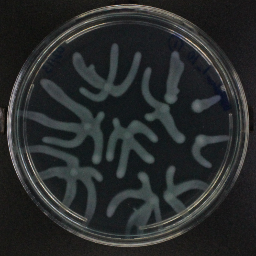
#> input picture reporting/figures/bakeoff_compare/sources/ffc0_src.TIF, 256 x 256 px; its folder holds only this picture in this run
$ python make_backbone_matrix.py
#> lines starting #> are read from the running program, lines starting #| are printed output that depends on the picture
"""Unified backbone x dataset matrix. ROWS = datasets, COLS = every model we tried.
One representative, condition-aligned sample per dataset row; 'not tried' tile where a backbone
was never run on that dataset. Companion to make_crossbackbone.py (which does per-domain montages)."""
import os, glob
from PIL import Image, ImageDraw, ImageFont
R = "/hpc/group/youlab/sa603/code/Data_augmentation"
DATA = "/hpc/group/youlab/sa603/data"

def font(sz, bold=False):
#> called with sz = 22, bold = True
    for p in [f"/usr/share/fonts/truetype/dejavu/DejaVuSans{'-Bold' if bold else ''}.ttf",
              "/usr/share/fonts/dejavu/DejaVuSans.ttf"]:
        try: return ImageFont.truetype(p, sz)
        except Exception: pass
    return ImageFont.load_default()

WHITE=(224,224,224); GRN=(134,239,172); BLUE=(125,211,252); CORAL=(252,165,165)
AMBER=(251,191,36); GRAY=(150,150,150); VIOLET=(196,181,253)

def first(pat):
    g = sorted(glob.glob(pat)); return g[0] if g else None

# (label, color, {dataset: path-pattern})  — pattern may contain {c}; unconditional uses a fixed file.
COLS = [
 ("source\n(input)", WHITE, {
    "branching":   f"{DATA}/branching_256/test/sources/{{c}}_src.TIF",
    "multiplexed": f"{DATA}/multiplexed_eval/sources/{{c}}_src.TIF"}),
 ("real\n(target)", WHITE, {
    "branching":   f"{DATA}/branching_256/test/reals/{{c}}_Rep*.TIF",
    "multiplexed": f"{DATA}/multiplexed_eval/reals_heldout/{{c}}_Rep*.TIF"}),
 ("SD1.5\nin-domain", GRN, {
    "branching":   f"{R}/sd15_branching_eval/{{c}}_1.png",
    "multiplexed": f"{DATA}/multiplexed_eval/synth_ft/{{c}}_*_s0.png"}),
 ("SD1.5\ndropout*", GRN, {
    "branching":   f"{R}/dropout_realsweep/drop_s1.0_g7.0/{{c}}_1.png",
    "multiplexed": f"{R}/mux_dropout_eval/gen/{{c}}_1.png"}),
 ("SD1.5\ngeneralist", AMBER, {
    "branching":   f"{R}/generalist_eval_out/gen_epoch=5/ff/gen/{{c}}_1.png",
    "multiplexed": f"{DATA}/multiplexed_eval/synth_generalist/{{c}}_*_s0.png"}),
 ("Flux\nControlNet", BLUE, {
    "branching":   f"{R}/flux_cn_runs/scaled_bf16/eval_cn10/{{c}}_1.png",
    "multiplexed": f"{R}/flux_cn_runs/mux/eval_cn10/{{c}}_1.png"}),
 ("PixCell", CORAL, {
    "branching":   f"{R}/pixcell_gen/branching256_ep30_ddpm/{{c}}_1.png",
    "multiplexed": f"{R}/pixcell_eval_out/pixcell_ep30/gen/{{c}}_1.png"}),
 ("FastGAN\n(uncond)", VIOLET, {
    "branching":   f"{R}/gan_runs/gen/lwgan_m2/gen_0003.png",
    "multiplexed": f"{R}/gan_runs/gen/lwgan_mux/gen_0003.png"}),
 ("conditional\nDDPM", CORAL, {
    "branching":   f"{R}/cond_ddpm_runs/gen250/{{c}}_1.png",
    "multiplexed": f"{R}/cond_ddpm_runs/mux/gen/{{c}}_1.png"}),
 ("zero-shot\nSDXL", CORAL, {
    "branching":   f"{R}/backbone_screen/sdxl_s70/{{c}}_1.png",
    "multiplexed": f"{R}/backbone_screen/sdxl_mux_s70/{{c}}_1.png"}),
]

DATASETS = [
 ("branching",   "BRANCHING  (dendritic, petri dish)  ·  downstream = morphology features", "ffc112"),
 ("multiplexed", "MULTIPLEXED  (cell-like fluorescence, no dish)  ·  downstream = aTc / IPTG decode", "R10C1"),
]

def pick_cond(ds, prefer):
    src = COLS[0][2][ds]
    conds = sorted(os.path.basename(s).split("_")[0] for s in glob.glob(src.replace("{c}","*")))
    if prefer and prefer in conds: return prefer
    prim = COLS[2][2][ds]
    for c in conds:
        if first(prim.format(c=c)): return c
    return conds[0] if conds else None

TILE, GAP, LAB, HEAD, TITLE_H, ROWGAP = 258, 6, 132, 60, 44, 34
nC = len(COLS)
W = LAB + nC*(TILE+GAP)
rowH = TITLE_H + HEAD + TILE + ROWGAP
H = len(DATASETS)*rowH + 8
im = Image.new("RGB",(W,H),(11,12,15)); d = ImageDraw.Draw(im)
fT, fH, fh, fR = font(22,True), font(14,True), font(12), font(14,True)

for di,(ds,title,prefer) in enumerate(DATASETS):
    oy = di*rowH
    cond = pick_cond(ds, prefer)
    d.text((8, oy+12), title, font=fT, fill=WHITE)
    cy = oy+TITLE_H+HEAD+TILE//2
    d.text((8, cy-22), ds, font=fR, fill=BLUE)
    d.text((8, cy-2), f"cond {cond}", font=fh, fill=GRAY)
    for ci,(lab,col,pats) in enumerate(COLS):
        cx = LAB + ci*(TILE+GAP); hy = oy+TITLE_H
        for li,line in enumerate(lab.split("\n")):
            d.text((cx, hy+4+li*18), line, font=fH, fill=col)
        iy = oy+TITLE_H+HEAD
        pat = pats.get(ds); fp = None
        if pat: fp = first(pat.format(c=cond) if "{c}" in pat else pat)
        if fp:
            im.paste(Image.open(fp).convert("RGB").resize((TILE,TILE),Image.LANCZOS),(cx,iy))
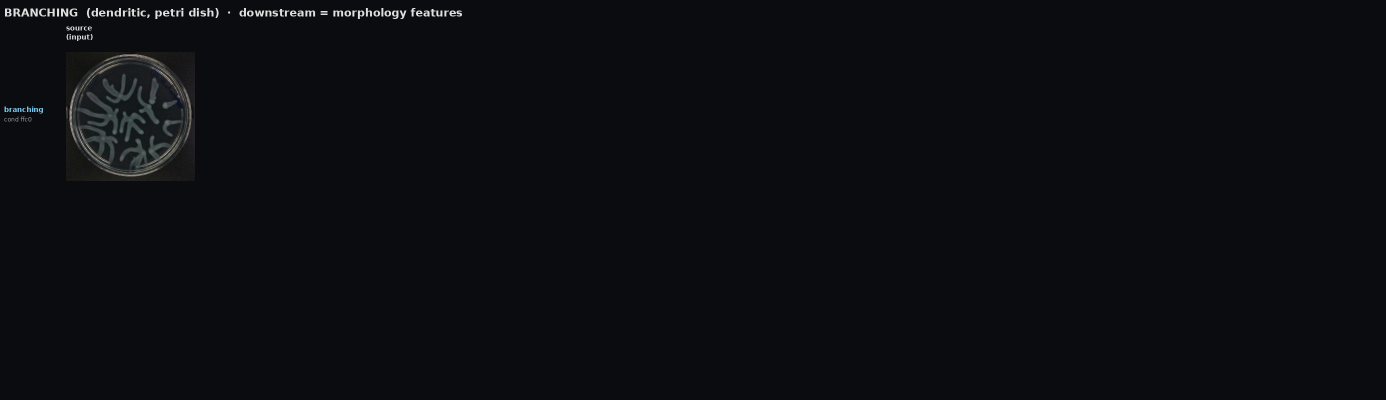
#> im: PIL image 2772x800 RGB (shown at 1/2 size); mean R, G, B 12.5, 13.6, 16.5
        else:
            d.rectangle([cx,iy,cx+TILE,iy+TILE], fill=(20,21,26), outline=(60,60,66))
            d.text((cx+TILE//2-42, iy+TILE//2-8), "not tried", font=fh, fill=(120,120,126))
out = f"{R}/backbone_matrix.png"; im.save(out); print("saved", out, im.size)
#> after `out = f'{R}/backbone_matrix.png'`:
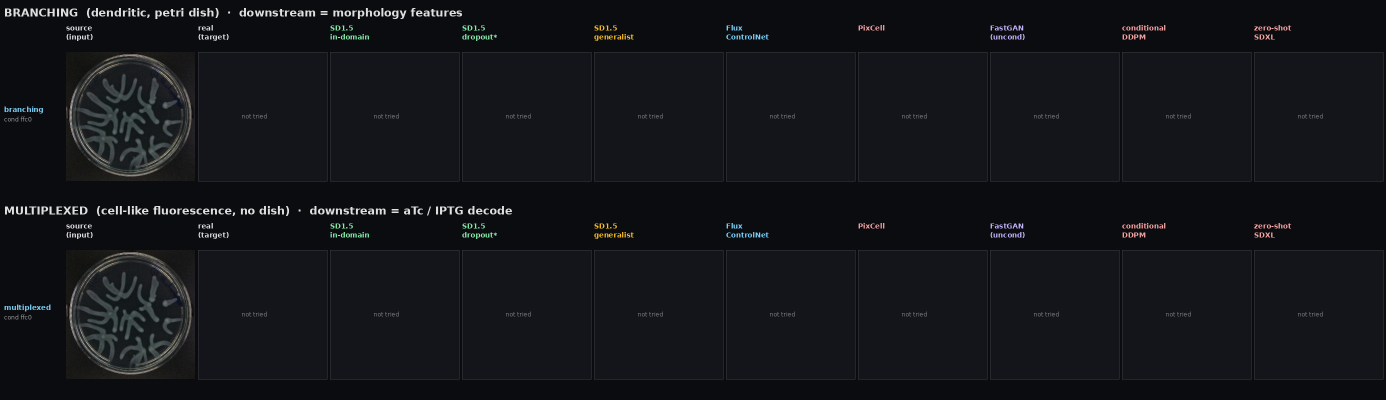
#> saved as backbone_matrix.png: PIL image 2772x800 RGB (shown at 1/2 size); mean R, G, B 20.1, 21.2, 25.1
